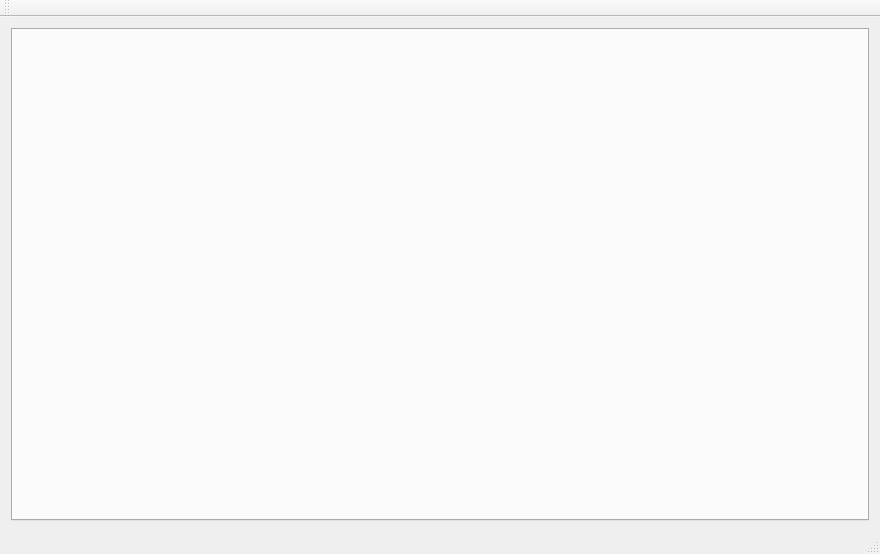
<?xml version="1.0" encoding="UTF-8"?>
<ui version="4.0">
 <class>DiagramDetectiveClass</class>
 <widget class="QMainWindow" name="DiagramDetectiveClass">
  <property name="geometry">
   <rect>
    <x>0</x>
    <y>0</y>
    <width>880</width>
    <height>554</height>
   </rect>
  </property>
  <property name="windowTitle">
   <string>DiagramDetective</string>
  </property>
  <widget class="QWidget" name="centralWidget">
   <layout class="QGridLayout" name="gridLayout">
    <item row="0" column="0">
     <widget class="QTabWidget" name="tabs"/>
    </item>
   </layout>
  </widget>
  <widget class="QMenuBar" name="menuBar">
   <property name="geometry">
    <rect>
     <x>0</x>
     <y>0</y>
     <width>880</width>
     <height>33</height>
    </rect>
   </property>
  </widget>
  <widget class="QToolBar" name="mainToolBar">
   <attribute name="toolBarArea">
    <enum>TopToolBarArea</enum>
   </attribute>
   <attribute name="toolBarBreak">
    <bool>false</bool>
   </attribute>
  </widget>
  <widget class="QStatusBar" name="statusBar"/>
 </widget>
 <layoutdefault spacing="6" margin="11"/>
 <customwidgets>
  <customwidget>
   <class>SketchView</class>
   <extends>QGraphicsView</extends>
   <header>widget/SketchView.h</header>
  </customwidget>
 </customwidgets>
 <resources>
  <include location="DiagramDetective.qrc"/>
 </resources>
 <connections/>
</ui>
